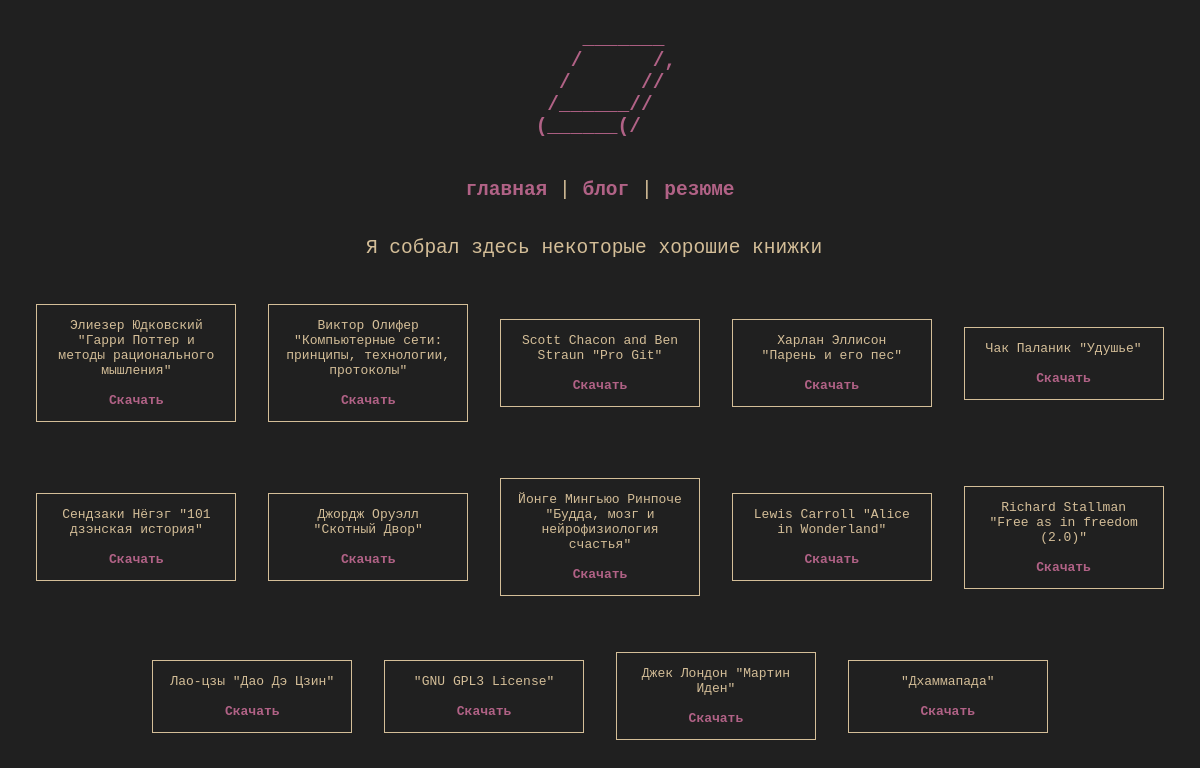
Before: /books with the older database file.
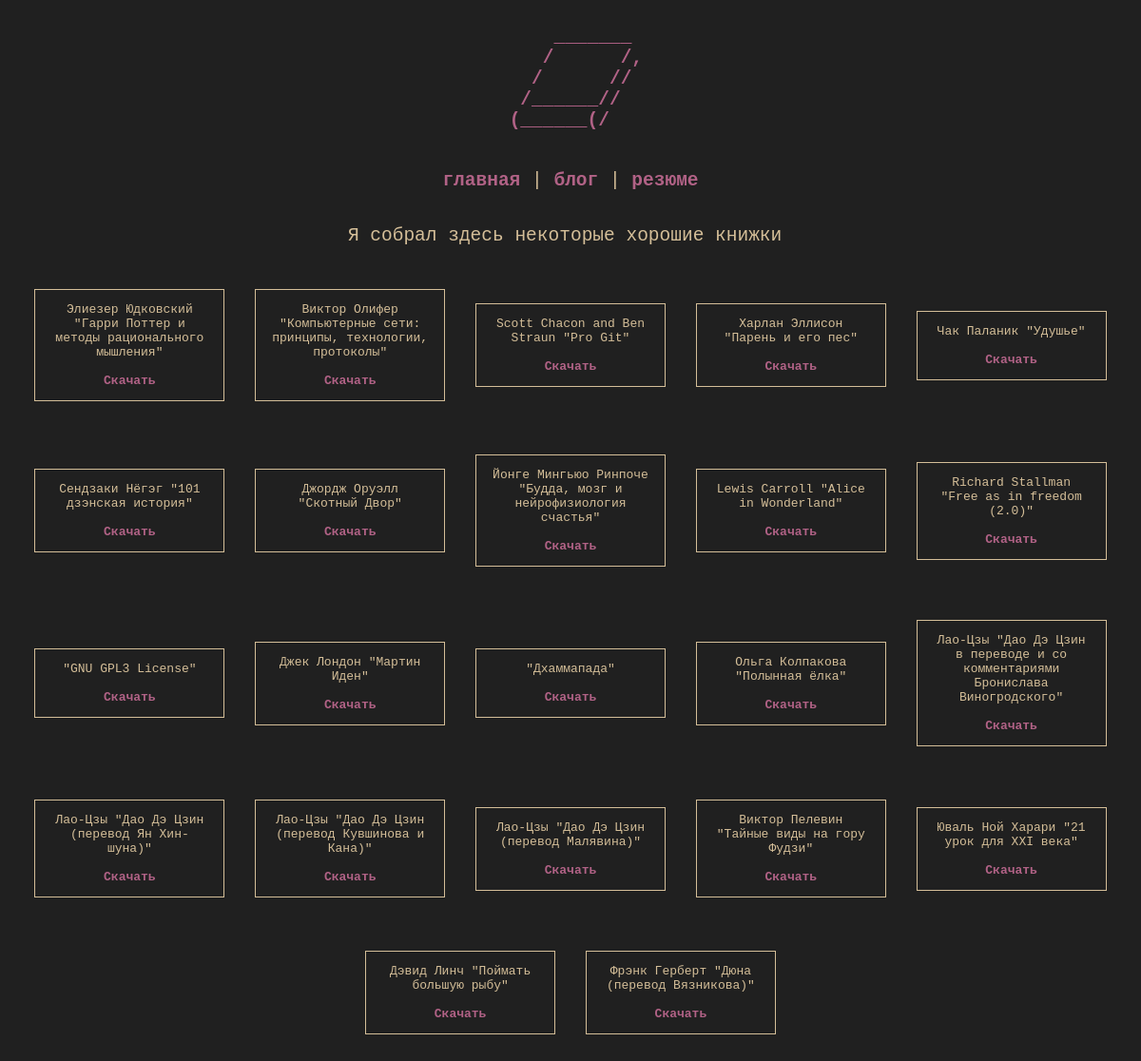
After: the same page with the newer database file.
### tables this page shows
CREATE TABLE books (
    "author" TEXT,
    "title" TEXT NOT NULL,
    "file" TEXT NOT NULL
);

### kolpa_site.py (the view, shortened to what this page needs)
@app.route("/books", methods=["POST", "GET"])
def books():
    return render_template('books.html', books = dbase.getBooksData(), admin = session['admin'])

### FDataBase.py (called while the page is built)
    def getBooksData(self):
        sql = '''SELECT rowid, * FROM books'''
        try:
            self.__cur.execute(sql)
            res = self.__cur.fetchall()
            if res: return res
        except:
            print("Error reading DB")
        return []

### kolpa_site.py (called while the page is built)
def connect_db():
    conn = sqlite3.connect(app.config['DATABASE'])
    conn.row_factory = sqlite3.Row
    return conn

def get_db():
    if not hasattr(g, 'link_db'):
        g.link_db = connect_db()
    return g.link_db

@app.before_request
def before_request():
   global dbase
   db = get_db()
   dbase = FDataBase(db)
   if 'admin' not in session:
       session['admin'] = False

### templates/books.html (shortened to what this page needs)
<!DOCTYPE html>
<html>
  <head>
      <link type="text/css" href="{{ url_for('static', filename='css/styles.css')}}" rel="stylesheet" />
  </head>
  <body>
    <section id="header" aria-label="Home">
      <a href="/" title="Home">
      <pre>
    _______
     /      /,
   /      //
  /______//
 (______(/
      </pre>
	</a>
    </section>
    <section id="menu">
      <p id="test">
        <a href="/">главная</a> | <a href="/blog">блог</a> | <a href="/resume">резюме</a>
    </p>
    </section>
    <section id="title">
      <p>
        Я собрал здесь некоторые хорошие книжки
      </p>
    </section>
    <div id="weird-boxes">
    <ul class="booklist">
        {% for book in books -%}
          <li>
            <section>
                <p>
                    {{book.author}} "{{book.title}}"
                    <br>
                    <br>
                    <a href="{{book.file}}" download>Скачать</a>
                </p>
            </section>
          </li>
        {% endfor -%}
    </ul>
	</div>
  </body>
</html>

Changed rows visible on the page:
removed books: author "Лао-цзы", title "Дао Дэ Цзин"
added books: author "Ольга Колпакова", title "Полынная ёлка"
added books: author "Лао-Цзы", title "Дао Дэ Цзин в переводе и со комментариями Бронислава Виногродского"
added books: author "Лао-Цзы", title "Дао Дэ Цзин (перевод Ян Хин-шуна)"
added books: author "Лао-Цзы", title "Дао Дэ Цзин (перевод Кувшинова и Кана)"
added books: author "Лао-Цзы", title "Дао Дэ Цзин (перевод Малявина)"
added books: author "Виктор Пелевин", title "Тайные виды на гору Фудзи"
added books: author "Юваль Ной Харари", title "21 урок для XXI века"
added books: author "Дэвид Линч", title "Поймать большую рыбу"
added books: author "Фрэнк Герберт", title "Дюна (перевод Вязникова)"
